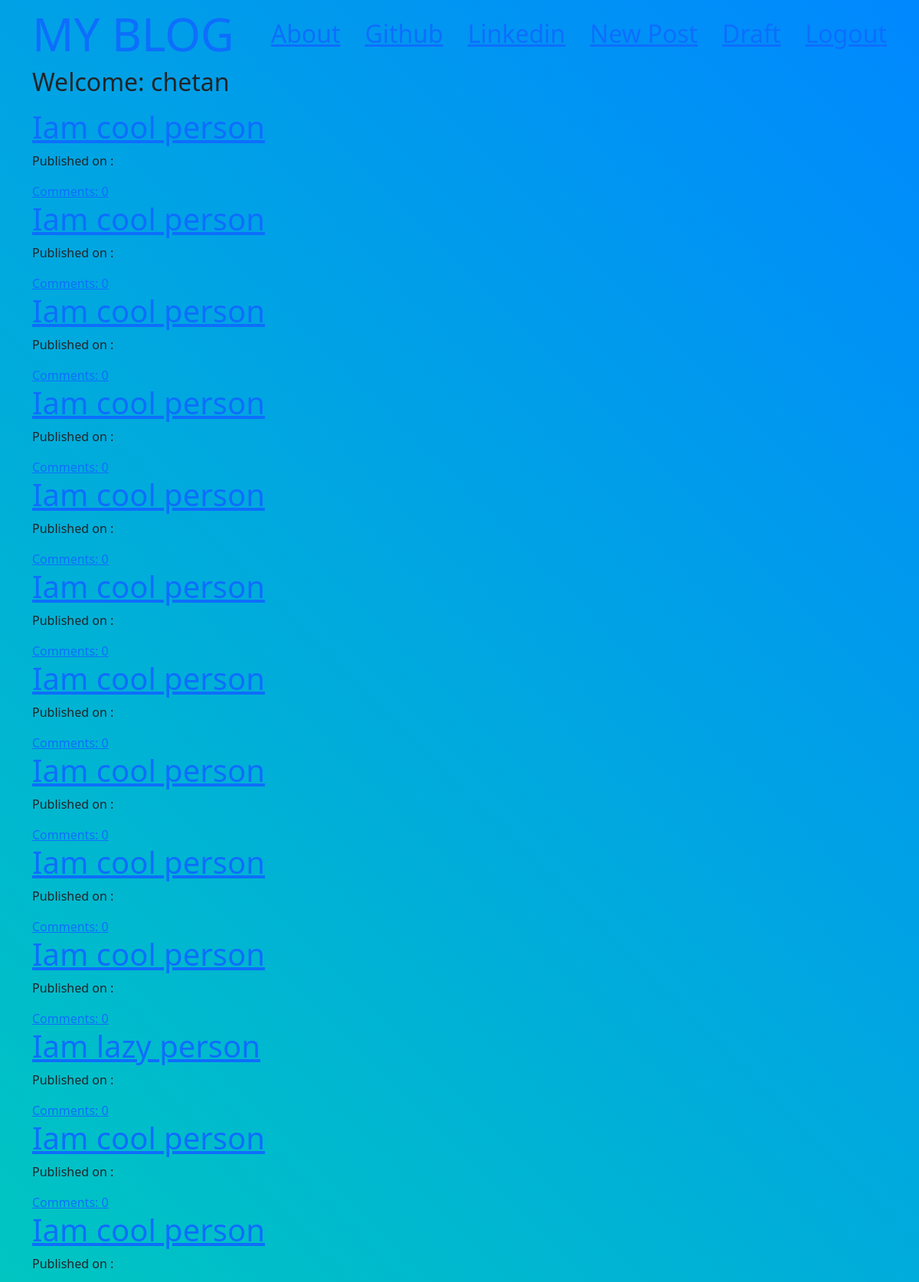
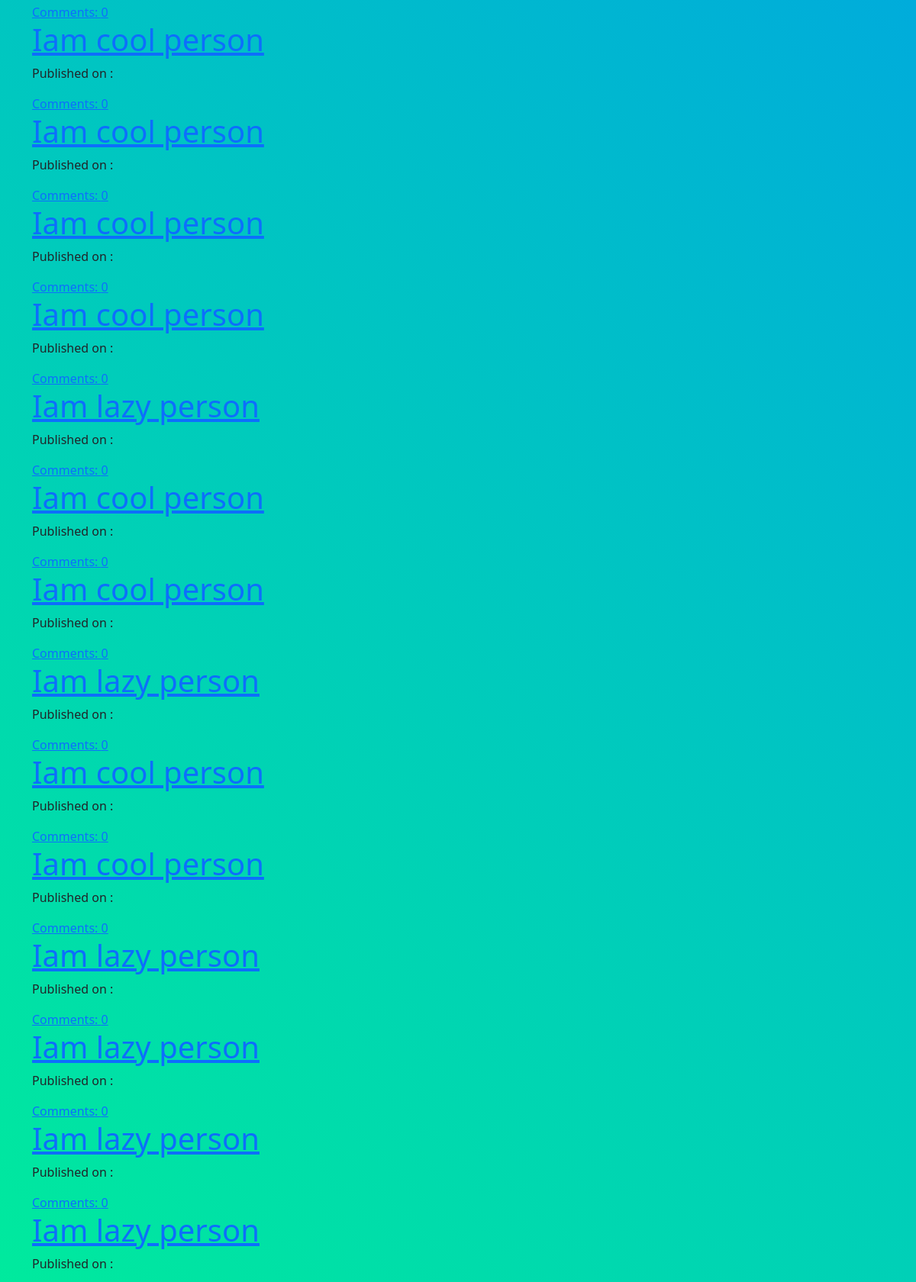
/drafts/ (signed in, upper part), run on the app's committed database (2 pictures, top to bottom).
### blog/models.py (models this page shows, shortened)
class Post(models.Model):
    author = models.ForeignKey('auth.User',on_delete=models.CASCADE)
    title = models.CharField(max_length=200)
    text = models.TextField()
    create_date = models.DateTimeField(default=timezone.now())
    published_date = models.DateTimeField(blank= True,null= True)
    def approve_comments(self):
        return self.comments.filter(approved_comment= True)

### blog/views.py (the view)
# urls.py: url(r'^drafts/$',views.DraftListView.as_view(),name='post_draft_list'),
class DraftListView(LoginRequiredMixin,ListView):
    login_url = '/login/'
    redirect_field_name = 'blog/post_draft_list.html'
    model = Post
    def get_queryset(self):
        return Post.objects.filter(published_date__isnull= True).order_by('create_date')

### blog/templates/blog/post_list.html
{% extends "blog/base.html" %}
{%block content%}
<div class="centerstage">
    {%for post in post_list%}
    <div class="post">
        <h1><a href="{% url 'blog:post_detail' pk=post.pk %}">{{post.title}}</a></h1>
        <div class="date">
            <p>Published on : {{post.published_date|date:"D M Y"}}</p>
        </div>
        <a href="{% url 'blog:post_detail' pk=post.pk %}">Comments: {{post.approve_comments.count}}</a>
    </div>
    {%endfor%}
</div>
{% endblock %}

### blog/templates/blog/base.html (shortened to what this page needs)
<!DOCTYPE html>
 {% load static %}
<html lang="en">
<head>
    <link href="https://cdn.jsdelivr.net/npm/bootstrap@5.0.0-beta1/dist/css/bootstrap.min.css" rel="stylesheet">
    <link rel="stylesheet" href="//cdn.jsdelivr.net/npm/medium-editor@latest/dist/css/medium-editor.min.css" type="text/css" media="screen" charset="utf-8">
    <link rel="stylesheet" type="text/css" href="{% static 'css/blog.css' %}">
</head>
<body class="loader">
<nav class="navbar navbar-default">
    <div class="container">
        <h1> <a class="navbar-brand bigbrand" href="{% url 'blog:post_list' %}">MY BLOG</a></h1>
        <h2><a href="{% url 'blog:about' %}">About</a></h2>
        <h2><a href="https://www.github.com">Github</a></h2>
        <h2><a href="https://www.linkedin.com">Linkedin</a></h2>
            {% if user.is_authenticated %}
                <h2> <a href="{% url 'blog:post_new' %}">New Post</a></h2>
                <h2><a href="{% url 'blog:post_draft_list' %}">Draft</a></h2>
                <h2><a href="{% url 'logout' %}">Logout</a></h2>
                <h2><a>Welcome: {{user.username}}</a></h2>
            {%else%}
                <h2><a class="nav navbar-right" href="{% url 'login' %}">Login</a></h2>
            {% endif %}
    </div>
</nav>
<div class="content container">
    <div class="row">
        <div class="col-md-8">
            <div class="blog_posts">
                {% block content %}
                {% endblock %}
            </div>
        </div>
    </div>
</div>
</body>
</html>

### blog/static/css/blog.css (style rules this page uses)
.loader { filter:hue-rotate(0deg); background:linear-gradient(45deg,#0f8,#08f); animation:hue 10000ms infinite linear; }
.bigbrand { font-size: 1.5em; }
.centerstage { margin-left: auto; margin-right:auto; }

### data on the page
Post: title "Iam cool person", approve_comments.count "0"
Post: title "Iam cool person", approve_comments.count "0"
Post: title "Iam cool person", approve_comments.count "0"
Post: title "Iam cool person", approve_comments.count "0"
Post: title "Iam cool person", approve_comments.count "0"
Post: title "Iam cool person", approve_comments.count "0"
Post: title "Iam cool person", approve_comments.count "0"
Post: title "Iam cool person", approve_comments.count "0"
Post: title "Iam cool person", approve_comments.count "0"
Post: title "Iam cool person", approve_comments.count "0"
Post: title "Iam lazy person", approve_comments.count "0"
Post: title "Iam cool person", approve_comments.count "0"
Post: title "Iam cool person", approve_comments.count "0"
Post: title "Iam cool person", approve_comments.count "0"
Post: title "Iam cool person", approve_comments.count "0"
Post: title "Iam cool person", approve_comments.count "0"
Post: title "Iam cool person", approve_comments.count "0"
Post: title "Iam lazy person", approve_comments.count "0"
Post: title "Iam cool person", approve_comments.count "0"
Post: title "Iam cool person", approve_comments.count "0"
Post: title "Iam lazy person", approve_comments.count "0"
Post: title "Iam cool person", approve_comments.count "0"
Post: title "Iam cool person", approve_comments.count "0"
Post: title "Iam lazy person", approve_comments.count "0"
Post: title "Iam lazy person", approve_comments.count "0"
Post: title "Iam lazy person", approve_comments.count "0"
Post: title "Iam lazy person"

### other printed values
{{ user.username }} "chetan"
